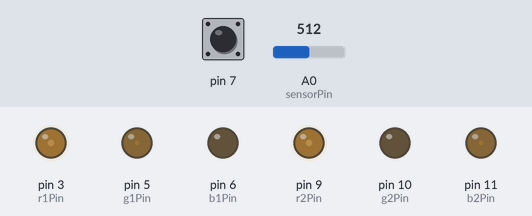
A sketch run on a simulated Arduino Uno, built with avr-gcc and run on an emulated ATmega328P. On the bench: output pins drawn as LEDs (lit = HIGH). The test bench sets the inputs (shaded band); at power-on: pin 7 HIGH, A0 (sensorPin) = 512. What the sketch prints to the serial monitor is not drawn.

Above: at 0.5 s.
1.3 s: pin 7 pulled LOW for 3.2 s
At 1.71 s:
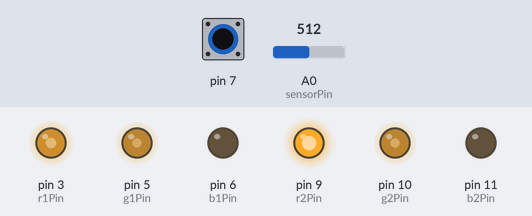
At 2.31 s:
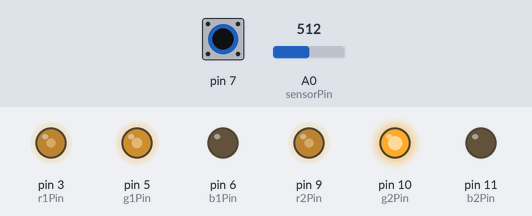
6.0 s: pin 7 pulled LOW for 0.15 s
At 6.23 s:
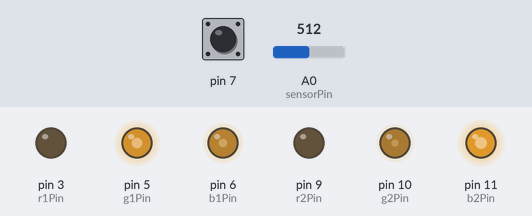
9.0 s: pin 7 pulled LOW for 1 s
At 10.75 s:
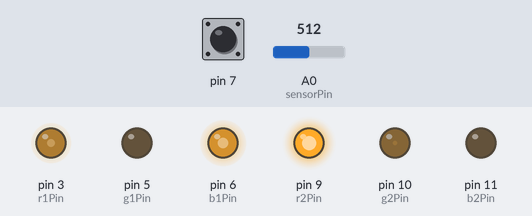
12.0 s: pin 7 pulled LOW for 0.15 s
15.0 s: pin 7 pulled LOW for 0.15 s
18.0 s: pin 7 pulled LOW for 1 s
Timing chart, 0 to 23.8 s (numbered marks = the images above; inputs shaded):
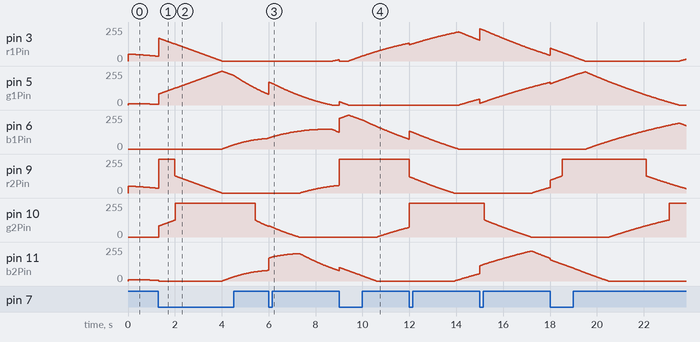

Measured:
- after the input at 1.3 s, pin 6 (b1Pin): moves from 0/255 to 79/255 over 1.9 s, starting after 2.7 s; pin 10 (g2Pin): rises from 0/255 to 255/255 in 0.72 s, then falls to 80/255 in 4.0 s
- after the input at 9.0 s, pin 10 (g2Pin): moves from 0/255 to 72/255 over 1.4 s, starting after 1.6 s
- by itself, pin 9 (r2Pin): rises from 41/255 to 255/255 in 0.52 s, then falls to 33/255 in 5.3 s

The sketch:

Master.pde
```cpp
#include <CapSense.h>

#define COLOUR_SPEED 4000 // Time from one colour to next colour. Eg. from red to green...255,0,0 -> 0,255,0
#define MAX_TIME_TO_FALL_A_SLEEP 15000 //The maximum time, it takes for the box to fall a sleep again after having been touched

CapSense cs_8_7 = CapSense(8,7);

int r1Pin = 3;
int g1Pin = 5;
int b1Pin = 6;
int r2Pin = 9;
int g2Pin = 10;
int b2Pin = 11;

int colourValues[] = {
  0,0,0,0,0,0}; //r1,g1,b1,r2,g2,b2
int lightBrightness = 255;

unsigned long capaValue;

void setup()
{
  Serial.begin(9600);
  cs_8_7.set_CS_AutocaL_Millis(0xFFFFFFFF);     // turn off autocalibrate on channel 1 - just as an example
  //cs_8_7.set_CS_Timeout_Millis(200);
  pinMode(r1Pin, OUTPUT);
  pinMode(g1Pin, OUTPUT);
  pinMode(b1Pin, OUTPUT);
  pinMode(r2Pin, OUTPUT);
  pinMode(g2Pin, OUTPUT);
  pinMode(b2Pin, OUTPUT);

  analogWrite(r1Pin, 0);
  analogWrite(g1Pin, 0);
  analogWrite(b1Pin, 0);
  analogWrite(r2Pin, 0);
  analogWrite(g2Pin, 0);
  analogWrite(b2Pin, 0);
}

int i = 0;
int sensorPin = A0;
int sensorValue = 0;  //0 - 1023

static int offset;        // Colour offset
static int colourShift;   //

static unsigned long touchStarted, lastTimeTouched;

void loop()
{
  capaValue = CapaSense();
  //Serial.println(capaValue);

  sensorValue = analogRead(sensorPin);
  //Serial.println(sensorValue);

  Behavior();
}

long CapaSense()
{
  static int capaBuffer[3]; // Used to average the last 3 messurements of the capacitive sensor, to eliminate random changes
  capaBuffer[0] = capaBuffer[1];
  capaBuffer[1] = capaBuffer[2];
  capaBuffer[2] = cs_8_7.capSense(30);

  return (capaBuffer[0] + capaBuffer[1] + capaBuffer[2]) / 3;
}

int capaValueState1 = 75;
int capaValueState2 = 75;
int capaValueState3 = 75;

void Behavior()
{
  static int state = 1;  //State 1 = The box is sleeping, and not beeing touched; state3 = the box is beeing touched; state4 = the box is falling a sleep after having beeing touced for a given period of time
    capaValueState1 = map(sensorValue, 0, 1023, 50, 1000);

  switch(state)
  {
  case 1: //Sleeping
    {
      if(capaValue <= capaValueState1) //The box is not beeing touched after sleeping
      {
        state = 1;
        offset = 0;
      }
      if(capaValue > capaValueState1) // The box is beeing touched
      {
        state = 3;
        touchStarted = millis();
        lastTimeTouched = millis();
      }
    }
    break;
    /*case 2:
     {
     Behavior2();
     }
     break;*/
  case 3: // Beeing touced
    {
      if(capaValue > capaValueState1) // The box is beeing touched
      {
        state = 3;
        lastTimeTouched = millis();
      }
      if(capaValue <= capaValueState1) //The box is not beeing touched
      {
        state = 4;
      }
    }
    break;
  case 4: // Falling a sleep
    {
      unsigned long touchLength = lastTimeTouched - touchStarted;
      if(capaValue > capaValueState1) // The box is beeing touched again
      {
        state = 3;
        if(millis() - lastTimeTouched > 500) //The box has not been touched for at least 0.5 sec
        {
          ChangeOffset(1400);
        }
        lastTimeTouched = millis();
      }
      if(capaValue <= capaValueState1) //The box is not beeing touched
      {
        if( millis() - lastTimeTouched > touchLength || millis() - lastTimeTouched > MAX_TIME_TO_FALL_A_SLEEP) // Stay in state 4, as long time as the box has been touched, but max MAX_TIME_TO_FALL_A_SLEEP milliseconds
        {
          state = 1;
        }
      }
    }
    break;
  }


  switch(state)
  {
  case 1:
    {
      Behavior1();
    }
    break;
    /*case 2:
     {
     Behavior2();
     }
     break;*/
  case 3:
    {
      Behavior3();
    }
    break;
  case 4:
    {
      Behavior4();
    }
  }

  ChangeLedStrips();
}

void Behavior1() //nothing is close to the box
{
  static long lastIncrement = 0;
  static float intensity = 0.0;
  intensity = millis();
  intensity /= 1000.0;
  colourValues[0] = map( cos(intensity)*100, -100, 100, 10, 50 ); //Right Red
  colourValues[1] = map( cos(intensity)*100, -100, 100, 0, 10 );  //Right Green
  colourValues[2] = 0;
  colourValues[3] = colourValues[0];  //Left Red
  colourValues[4] = 0;
  colourValues[5] = colourValues[1];  //Left Blue

  lightBrightness = 255;
  Serial.println(0, BYTE); // Release motor to keep temperature down
}

void Behavior2() //Something is close to the box
{
  //CapaValues between capaValueState1 - capaValueState2
  lightBrightness = map(capaValue, capaValueState1, capaValueState2, 50, 255);
  lightBrightness = constrain(lightBrightness, 50, 255);
  cycleColours();
}

void Behavior3() //The box is being touched
{
  lightBrightness = 255;
  cycleColours();
  Serial.println(1, BYTE); //Turn motor
}

void Behavior4() //The box has recently been touched, and is "going back to sleep"
{
  unsigned long touchLength = lastTimeTouched - touchStarted;
  if(touchLength > MAX_TIME_TO_FALL_A_SLEEP)
  {
    touchLength = MAX_TIME_TO_FALL_A_SLEEP;
  }
  cycleColours();

  lightBrightness = map(millis() - lastTimeTouched, 0, touchLength, 255, 50); // Slowly turn down the lights
  Serial.println(0, BYTE); // Release motor to keep temperature down
}

void ChangeOffset(int change)
{
  offset += change;
}

void NegateColours()
{
  if(colourShift == 0)
  {
    colourShift = COLOUR_SPEED * 3 / 2;
  }
  else
  {
    colourShift = 0;
  }
}

void cycleColours()
{
  long now = millis();
  int rightState = ( (now - (offset/2)) + colourShift ) % (COLOUR_SPEED * 3);
  int leftState  = ( (now + (offset/2)) + colourShift ) % (COLOUR_SPEED * 3);

  //RIGHT LED STRIP
  if(rightState < COLOUR_SPEED) // RIGHT R -> G
  {
    colourValues[0] = map(rightState, 0, COLOUR_SPEED, 255, 0);
    colourValues[1] = map(rightState, 0, COLOUR_SPEED, 0, 255);
    colourValues[2] = 0;
  }
  else if(rightState < COLOUR_SPEED * 2) // RIGHT G -> B
  {
    colourValues[1] = map(rightState, COLOUR_SPEED, COLOUR_SPEED * 2, 255, 0);
    colourValues[2] = map(rightState, COLOUR_SPEED, COLOUR_SPEED * 2, 0, 255);
    colourValues[0] = 0;
  }
  else if(rightState < COLOUR_SPEED * 3) // RIGHT B -> R
  {
    colourValues[2] = map(rightState, COLOUR_SPEED * 2, COLOUR_SPEED * 3, 255, 0);
    colourValues[0] = map(rightState, COLOUR_SPEED * 2, COLOUR_SPEED * 3, 0, 255);
    colourValues[1] = 0;
  }

  //LEFT LED STRIP
  if(leftState < COLOUR_SPEED) // RIGHT R -> G
  {
    colourValues[3] = map(leftState, 0, COLOUR_SPEED, 255, 0);
    colourValues[4] = map(leftState, 0, COLOUR_SPEED, 0, 255);
    colourValues[5] = 0;
  }
  else if(leftState < COLOUR_SPEED * 2) // RIGHT G -> B
  {
    colourValues[4] = map(leftState, COLOUR_SPEED, COLOUR_SPEED * 2, 255, 0);
    colourValues[5] = map(leftState, COLOUR_SPEED, COLOUR_SPEED * 2, 0, 255);
    colourValues[3] = 0;
  }
  else if(leftState < COLOUR_SPEED * 3) // RIGHT B -> R
  {
    colourValues[5] = map(leftState, COLOUR_SPEED * 2, COLOUR_SPEED * 3, 255, 0);
    colourValues[3] = map(leftState, COLOUR_SPEED * 2, COLOUR_SPEED * 3, 0, 255);
    colourValues[4] = 0;
  }
}

void ChangeLedStrips()
{
  analogWrite(r1Pin, colourValues[0] * lightBrightness/255);
  analogWrite(g1Pin, colourValues[1] * lightBrightness/255);
  analogWrite(b1Pin, colourValues[2] * lightBrightness/255);
  analogWrite(r2Pin, colourValues[3] * lightBrightness/255);
  analogWrite(g2Pin, colourValues[4] * lightBrightness/255);
  analogWrite(b2Pin, colourValues[5] * lightBrightness/255);
}

void PrintColourValues()
{
  Serial.println();
  Serial.print(colourValues[0]);
  Serial.print("\t");
  Serial.print(colourValues[1]);
  Serial.print("\t");
  Serial.print(colourValues[2]);
  Serial.print("\t");
  Serial.print(colourValues[3]);
  Serial.print("\t");
  Serial.print(colourValues[4]);
  Serial.print("\t");
  Serial.println(colourValues[5]);
}
```
